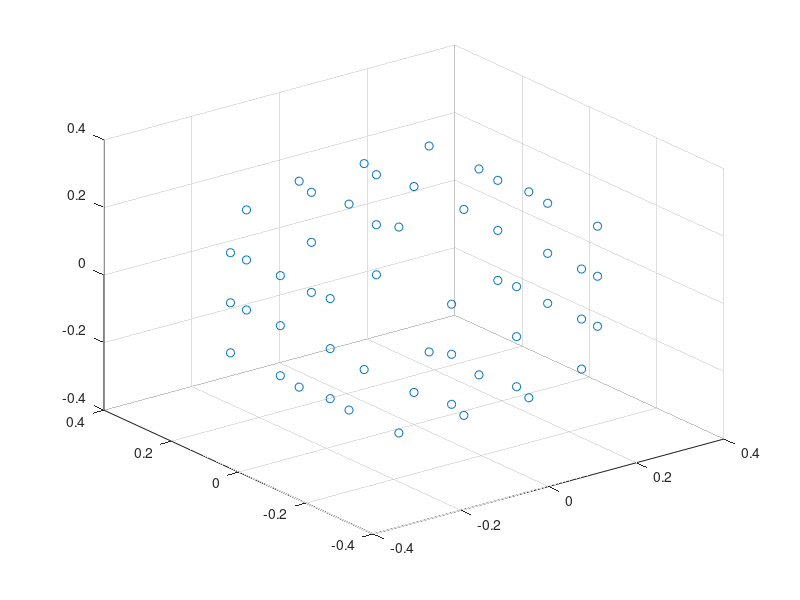

This chart was generated by the following MATLAB code:
width=0.3048;
height=0.3048;
depth=0.00635;
xPos=0;
yPos=0;
seperation=0.1651;
close all;
a=-1:1;
a=[a,a,a];
b=1:-1:-1;
b=[b;b;b];
b=b(:);
c=[a;b'];
c=c';
c=c*((width-seperation/2)/1.5);
d=zeros(54,3);
% Side 1
d(1:9,2:3)=c;
d(1:9,1)=-width;
% Side 2
d(10:18,2:3)=c;
d(10:18,1)=width;
% Side 3
d(19:27,1:2)=c;
d(19:27,3)=-width;
% Side 4
d(28:36,1:2)=c;
d(28:36,3)=width;
% Side 5
d(37:45,1)=c(:,1);
d(37:45,3)=c(:,2);
d(37:45,2)=-width;
% Side 6
d(46:54,1)=c(:,1);
d(46:54,3)=c(:,2);
d(46:54,2)=width;


scatter3(d(:,1),d(:,2),d(:,3));